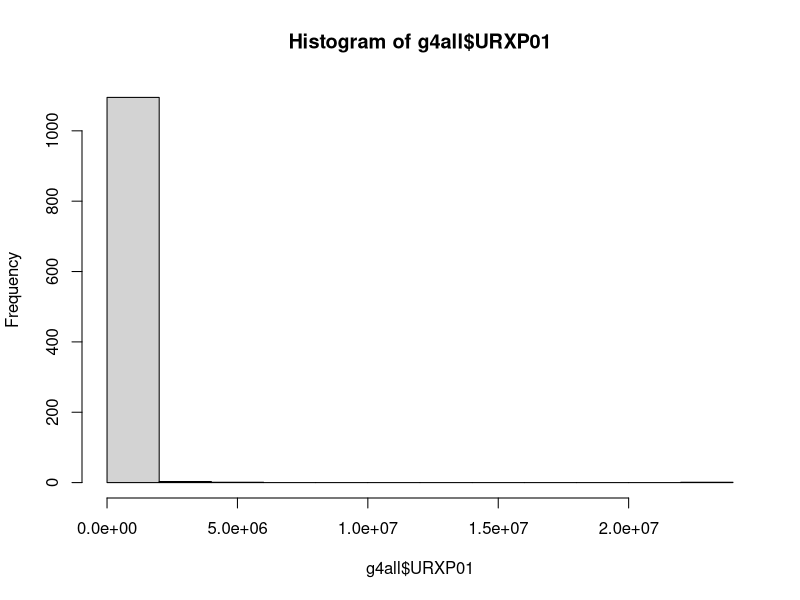
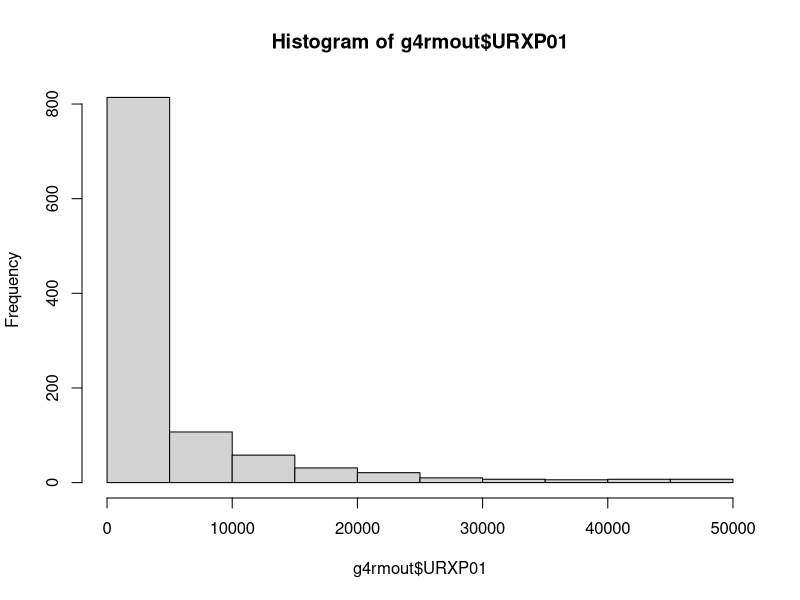
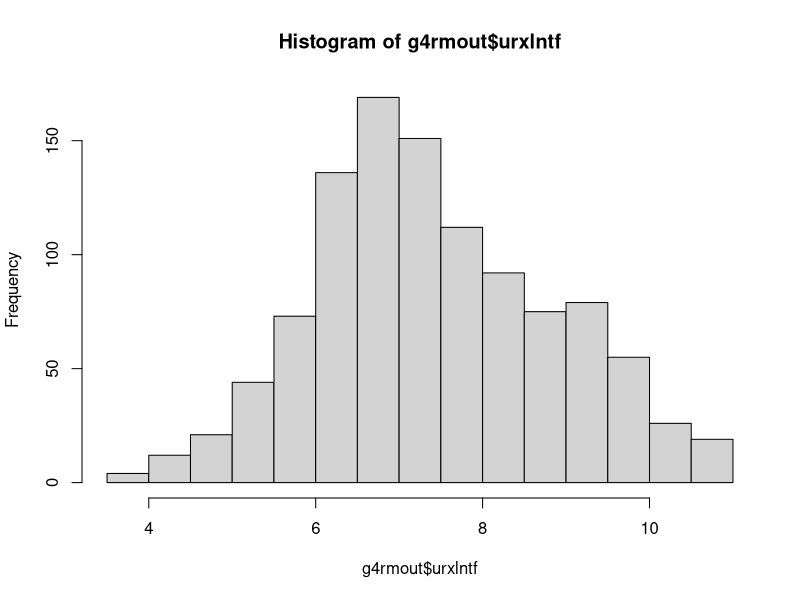
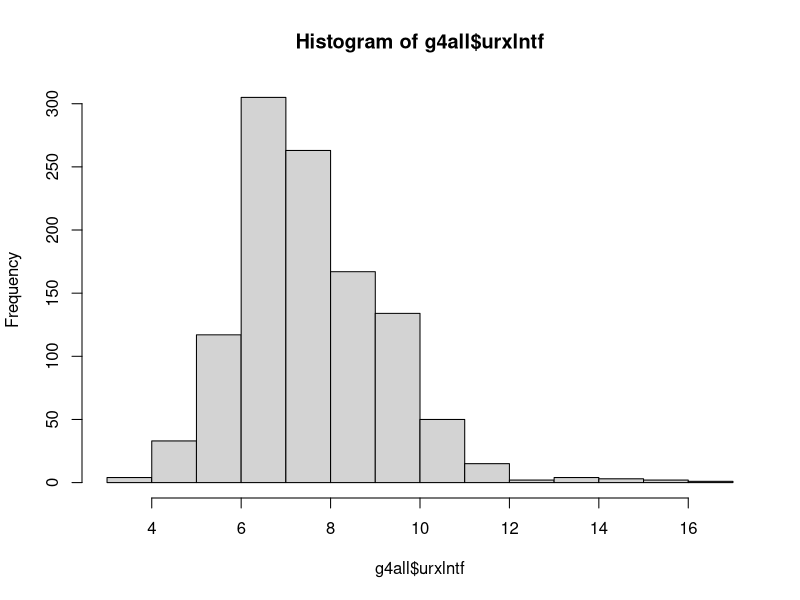
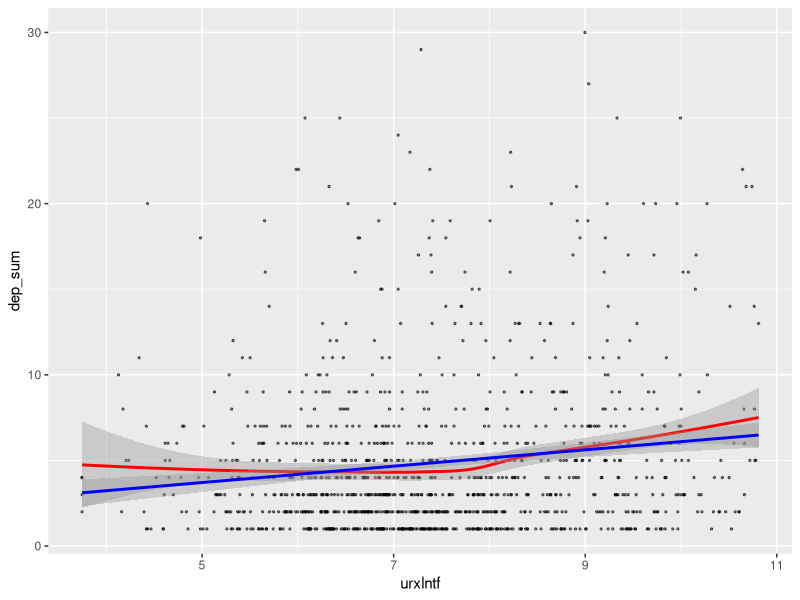
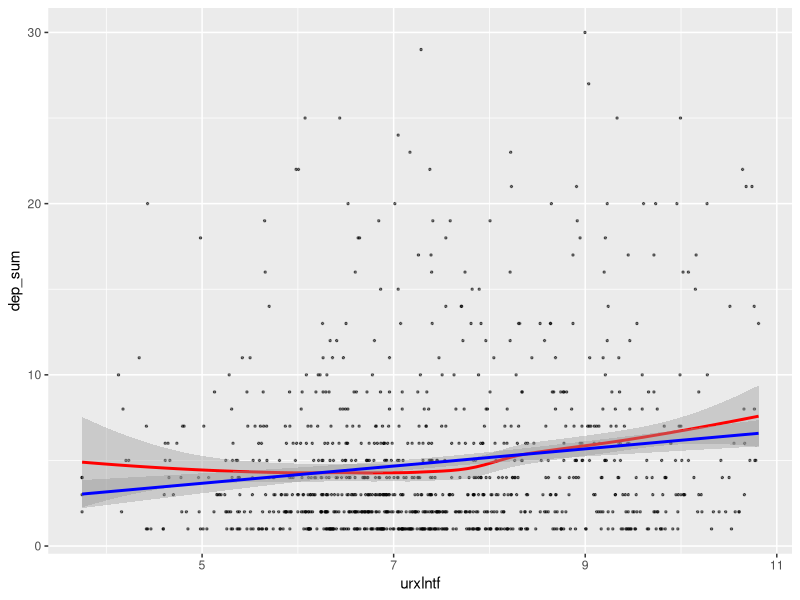
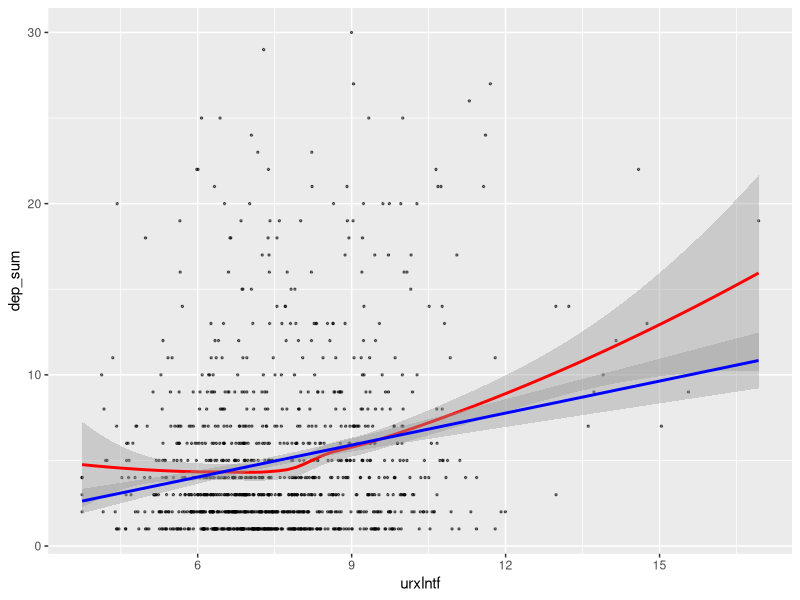
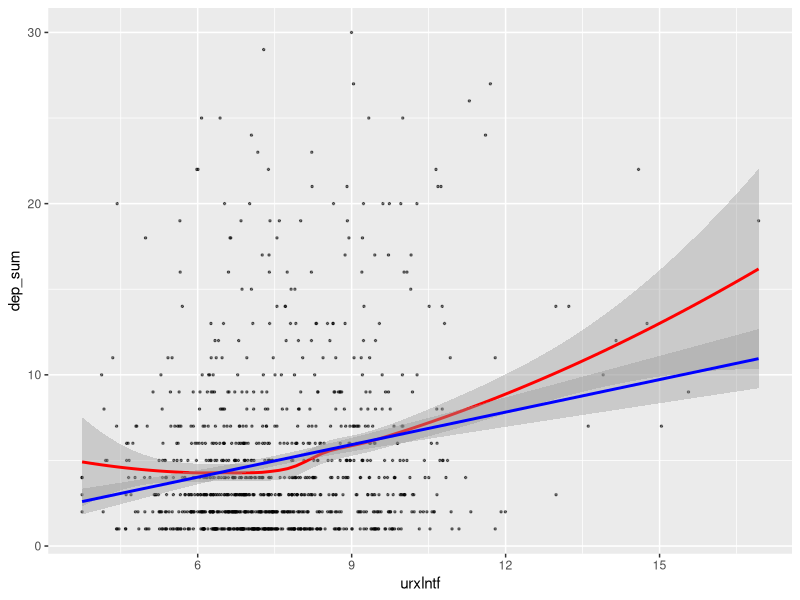

Generate these figures, in order, with R:
library(tidyverse) # If you haven't installed previously, first use: install.packages("tidyverse")

conf2015 = read.csv("confounders2015.csv") # Create object for confounders
group4 = read.csv("group4.csv") # Create object for group 4 variables


# Create a new variable "dep_sum" that is the sum of DPQ010 to DPQ100
names(group4) # Check what the column numbers are for DPQ010 to DPQ100 - 17 through 26
group4$dep_sum = rowSums(group4[, c(17:26)]) # Create dep_sum variable
head(group4, n = 10) # Check that deep_sum is the sum of DPQ010 to DPQ100 by looking at 10 first rows

# Create a new object that only has the variables of interest (confounders haven't been added yet)
g4sm = dplyr::select(group4,"SEQN", "URXP01", "dep_sum") # Limit your variables to those used for exposure and outcome
head(g4sm, n = 20) # Look at the first 20 rows of your object
g4sm = na.omit(g4sm) # Eliminate observations that have NA values
head(g4sm, n = 20) # Check the first 20 rows again

# Merge your dataset with the confounders dataset
g4all = merge(g4sm, conf2015, by="SEQN") # This will only merge the observations that have matching SEQN
head(g4all, n = 20) # Look at first 20 observations - note that some of the confounders have NA, but we won't worry about that
write_csv(g4all, "g4all.csv") # Write a csv file that has all your variables and confounders

#Looking more closely at your data
summary(g4all) # Look at summary statistics.
# As we saw during office hours, URXP01 has some extreme outliers. You can see that the median is 1 495 but the mean is 44 276
# This suggests there are extreme outliers - even the 3rd quartile is far below the the mean (5 427).
# We will look at this variable more carefully.

hist(g4all$URXP01) # First we can look at a histogram which is not very informative
quantile(g4all$URXP01, probs = seq(0, 1, 0.1), na.rm = TRUE) # We can observe that the distribution is fairly normal (up to 90th %)
# Let's look at the distribution between the 90 -100th percentile more closely
quantile(g4all$URXP01, probs = seq(0.9, 1, 0.01), na.rm = TRUE)
# Even up to the 97th percentile the growth is gradual, and then it skyrockets after the 99th percentile

largep01 <- dplyr::filter(g4all, g4all$URXP01 > 50000) # Create an object with only these large observations
summary(largep01) # There are only 32 observations > 50 000 (out of 1 100), so in this first analysis we'll remove them.
# By doing this, we're still including > 97% of all observations (as we saw previously with quantiles).

# Remove outliers where URXP01 > 50 000
g4rmout <- dplyr::filter(g4all, g4all$URXP01 < 50000)
summary(g4rmout)
hist(g4rmout$URXP01) # First, let's see how the variable data are now distributed
# The data are still very skewed to the right - we can log transform the data to correct it
g4rmout$urxlntf <- log(g4rmout$URXP01)
summary(g4rmout)
hist(g4rmout$urxlntf) # Now the data look normally distributed

# Just in case, let's see what the distribution looks like without removing the extreme outliers
g4all$urxlntf <- log(g4all$URXP01)
hist(g4all$urxlntf) # The distribution looks less normal, and so we'll analyze the data with extreme outliers removed

# Let's do a linear regression with just the exposure and outcome
glm.g4 = glm(dep_sum ~ urxlntf, data = g4rmout)

# Now let's plot it
ggplot(data = glm.g4, mapping = aes(x = urxlntf, y = dep_sum)) +
  geom_point(size = 0.5, alpha = 0.5) +
  geom_smooth(method = "loess", color = "red") +
  geom_smooth(method = "lm", color = "blue")

# It doesn't look great, and there isn't an obvious pattern. We can try and add confounders to see if it makes a difference.
glm.g4conf = glm(dep_sum ~ urxlntf + RIDAGEYR + RIAGENDR + RIDRETH3 + INDHHIN2 + INDFMPIR, data = g4rmout)

ggplot(data = glm.g4conf, mapping = aes(x = urxlntf, y = dep_sum)) +
  geom_point(size = 0.5, alpha = 0.5) +
  geom_smooth(method = "loess", color = "red") +
  geom_smooth(method = "lm", color = "blue")

# Not really much better, but we can talk about this data in class. "dep_sum" can be made into a bivariate outcome perhaps.
# To start with, we can look at the full dataset without removing outliers

# Let's do a linear regression with just the exposure and outcome for the full dataset (with outliers)
glm.g4all = glm(dep_sum ~ urxlntf, data = g4all)

# Now let's plot it
ggplot(data = glm.g4all, mapping = aes(x = urxlntf, y = dep_sum)) +
  geom_point(size = 0.5, alpha = 0.5) +
  geom_smooth(method = "loess", color = "red") +
  geom_smooth(method = "lm", color = "blue")

# It looks better for extreme values (although there are few data points). Now try with all confounders.
glm.g4allconf = glm(dep_sum ~ urxlntf + RIDAGEYR + RIAGENDR + RIDRETH3 + INDHHIN2 + INDFMPIR, data = g4all)

ggplot(data = glm.g4allconf, mapping = aes(x = urxlntf, y = dep_sum)) +
  geom_point(size = 0.5, alpha = 0.5) +
  geom_smooth(method = "loess", color = "red") +
  geom_smooth(method = "lm", color = "blue")

# Hope this helps!

# Linear model
lm.g4all = lm(dep_sum ~ urxlntf, data = g4all)

# Now let's plot it
ggplot(data = lm.g4all, mapping = aes(x = urxlntf, y = dep_sum)) +
  geom_point(size = 0.5, alpha = 0.5) +
  geom_smooth(method = "loess", color = "red") +
  geom_smooth(method = "lm", color = "blue")
